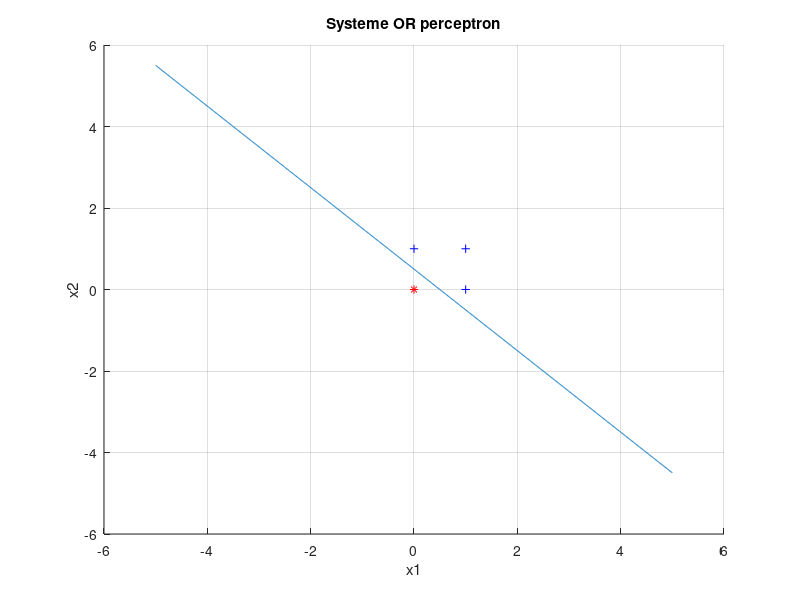
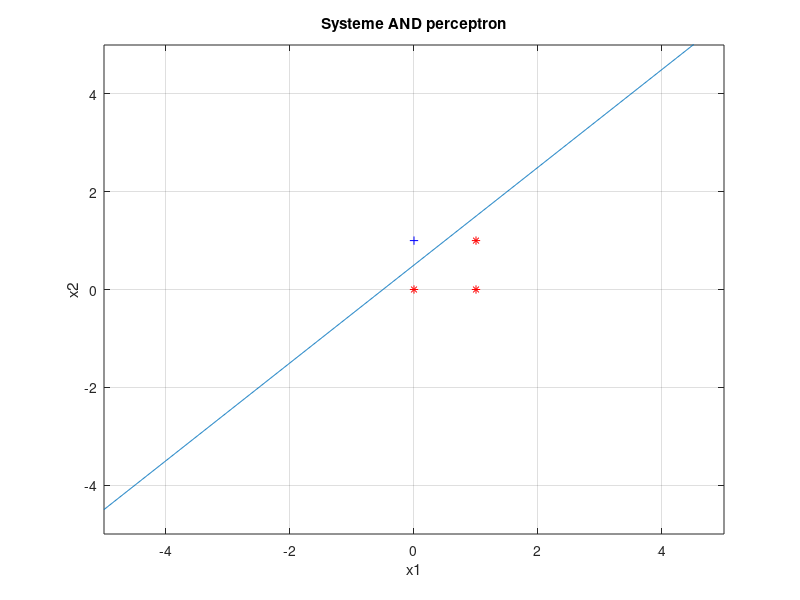
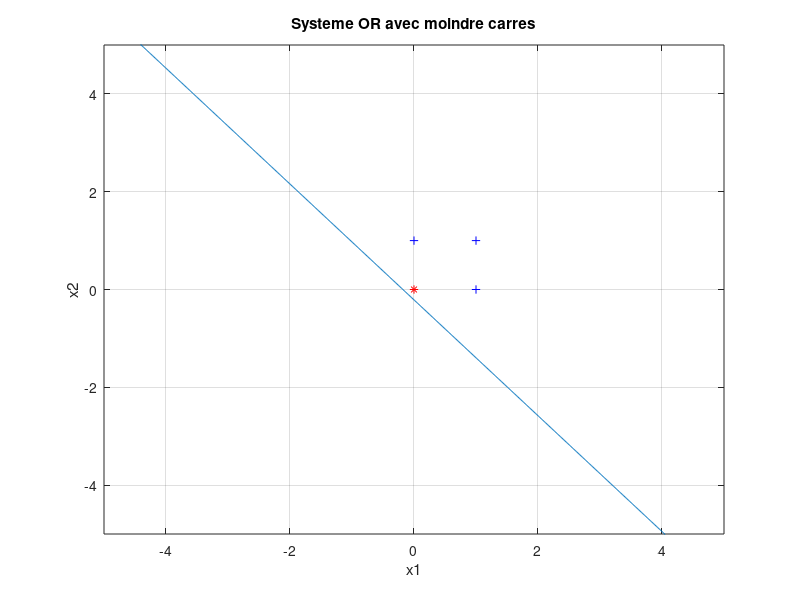
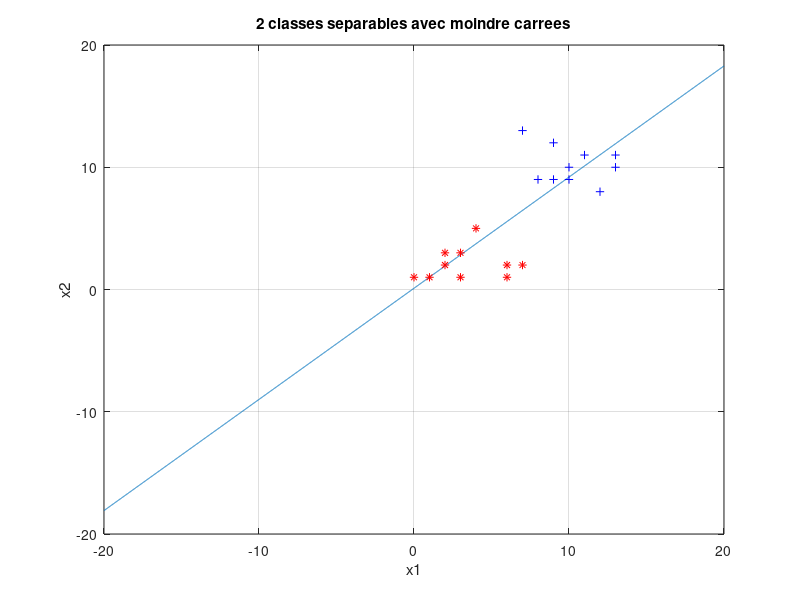

These charts were generated, in order, by the following MATLAB code:
%% Mon perceptron

clear all

% l le nombre de donn?es, n la dimension des donn?es
l=4;
n=2;

% Systeme OR
x1=[0 0 1];
x2=[0 1 1];
x3=[1 0 1];
x4=[1 1 1];
x=[x1;x2;x3;x4];
y=[-1 1 1 1];

% Algo perceptron
w1=zeros(n+1,1);
k=0;
K=67;
for compteur=1:K
    indice=randperm(l);
    for i=1:l
        i=indice(i);
        if(y(i)*(x(i,:)*w1)<=0)
            w1=w1+y(i)*x(i,:)';
            k=k+1;
        end
    end
end

% HyperPlan associ? 
figure(1)
hold on
title('Systeme OR perceptron')
xlabel('x1')
ylabel('x2')
t=-5:0.01:5;
plot(t,-(w1(1)/w1(2))*t-w1(3)/w1(2));
for j=1:l
    if(y(j)==1)
        plot(x(j,1),x(j,2),'b+');
    else
        plot(x(j,1),x(j,2),'r*');
    end
end
hold off
grid on 


%%

l=4;
n=2;
% Systeme AND
x1=[0 0 1];
x4=[0 1 1];
x3=[1 0 1];
x2=[1 1 1];
x=[x1;x2;x3;x4];
y=[-1 -1 -1 1];

% Algo perceptron
w2=zeros(n+1,1);
k=0;
K=57;
for compteur=1:K
    indice=randperm(l);
    for i=1:l
        i=indice(i);
        if(y(i)*(x(i,:)*w2)<=0)
            w2=w2+y(i)*x(i,:)';
            k=k+1;
        end
    end
end

% HyperPlan associ? 
figure(2)
t=-5:0.01:5;
plot(t,-(w2(1)/w2(2))*t-w2(3)/w2(2));
hold on
title('Systeme AND perceptron')
axis([-5 5 -5 5]);
xlabel('x1')
ylabel('x2')
for j=1:l
    if(y(j)==1)
        plot(x(j,1),x(j,2),'b+');
    else
        plot(x(j,1),x(j,2),'r*');
    end
end
hold off
grid on 

%% Methode moindre carr?s



% l le nombre de donn?es, n la dimension des donn?es
l=4;
n=2;

% Systeme OR
x1=[0 0 1];
x2=[0 1 1];
x3=[1 0 1];
x4=[1 1 1];
x=[x1;x2;x3;x4];
y=[-1 1 1 1];

% Algo moindre carr?s
w_mc_or=zeros(n+1,1);
alpha=1;
K=67;
for compteur=1:K
    indice=randperm(l);
    for i=1:l
        i=indice(i);
        g=-1/l*(y(i)-w_mc_or'*x(i,:)')*x(i,:)';
        w_mc_or=w_mc_or -alpha*g;
    end
    alpha=alpha/compteur;
end

% HyperPlan associ? 
figure(3)
t=-5:0.01:5;
plot(t,-(w_mc_or(1)/w_mc_or(2))*t-w_mc_or(3)/w_mc_or(2));
hold on
title('Systeme OR avec moindre carres')
axis([-5 5 -5 5]);
xlabel('x1')
ylabel('x2')
for j=1:l
    if(y(j)==1)
        plot(x(j,1),x(j,2),'b+');
    else
        plot(x(j,1),x(j,2),'r*');
    end
end
hold off
grid on 

% Systeme AND
x1=[0 0 1];
x4=[0 1 1];
x3=[1 0 1];
x2=[1 1 1];
x=[x1;x2;x3;x4];
y=[-1 -1 -1 1];

% Algo moindre carr?s
w_mc_and=zeros(n+1,1);
alpha=1;
K=6;
for compteur=1:K
    indice=randperm(l);
    for i=1:l
        i=indice(i);
        g=-1/l*(y(i)-w_mc_and'*x(i,:)')*x(i,:)';
        w_mc_and=w_mc_and -alpha*g;
    end
    alpha=alpha/compteur;
end

% HyperPlan associ? 
figure(4)
t=-5:0.01:5;
plot(t,-(w_mc_and(1)/w_mc_and(2))*t-w_mc_and(3)/w_mc_and(2));
hold on
title('Systeme AND moindre carres')
axis([-5 5 -5 5]);
xlabel('x1')
ylabel('x2')
for j=1:l
    if(y(j)==1)
        plot(x(j,1),x(j,2),'b+');
    else
        plot(x(j,1),x(j,2),'r*');
    end
end
hold off
grid on 

%% Donn?es s?parables
clear all
% l le nombre de donn?es, n la dimension des donn?es
l=20;
n=2;

% Systeme avec 2 classes separables 

x=[0 1 1; 1 1 1; 2 3 1; 3 1 1;4 5 1;6 1 1;7 2  1;6 2 1;2 2 1; 3 3 1; 8 9 1;10 9 1; 12 8 1;10 10 1; 11 11 1;7 13 1;9 12 1;13 10 1;13 11 1;9 9 1];
y=[-1 -1 -1 -1 -1 -1 -1 -1 -1 -1 1 1 1 1 1 1 1 1 1 1];

% Algo perceptron
wp=zeros(n+1,1);
k=0;
K=670;
for compteur=1:K
    indice=randperm(l);
    for i=1:l
        i=indice(i);
        if(y(i)*(x(i,:)*wp)<=0)
            wp=wp+y(i)*x(i,:)';
            k=k+1;
        end
    end
end

% HyperPlan associ? 
figure(5)
hold on
title('2 classes separables avec perceptron')
xlabel('x1')
ylabel('x2')
t=-20:0.001:20;
f=-wp(1)/wp(2)*t-wp(3)/wp(2);
plot(t,f);
for j=1:l
    if(y(j)==1)
        plot(x(j,1),x(j,2),'b+');
    else
        plot(x(j,1),x(j,2),'r*');
    end
end
hold off
grid on 

% Algo moindre carr?s
w_mc=zeros(n+1,1);
alpha=1;
K=6;
for compteur=1:K
    indice=randperm(l);
    for i=1:l
        i=indice(i);
        g=-1/l*(y(i)-w_mc'*x(i,:)')*x(i,:)';
        w_mc=w_mc -alpha*g;
    end
    alpha=alpha/compteur;
end

% HyperPlan associ? 
figure(4)
t=-20:0.01:20;
plot(t,-(w_mc(1)/w_mc(2))*t-w_mc(3)/w_mc(2));
hold on
title('2 classes separables avec moindre carrees')
xlabel('x1')
ylabel('x2')
for j=1:l
    if(y(j)==1)
        plot(x(j,1),x(j,2),'b+');
    else
        plot(x(j,1),x(j,2),'r*');
    end
end
hold off
grid on 
